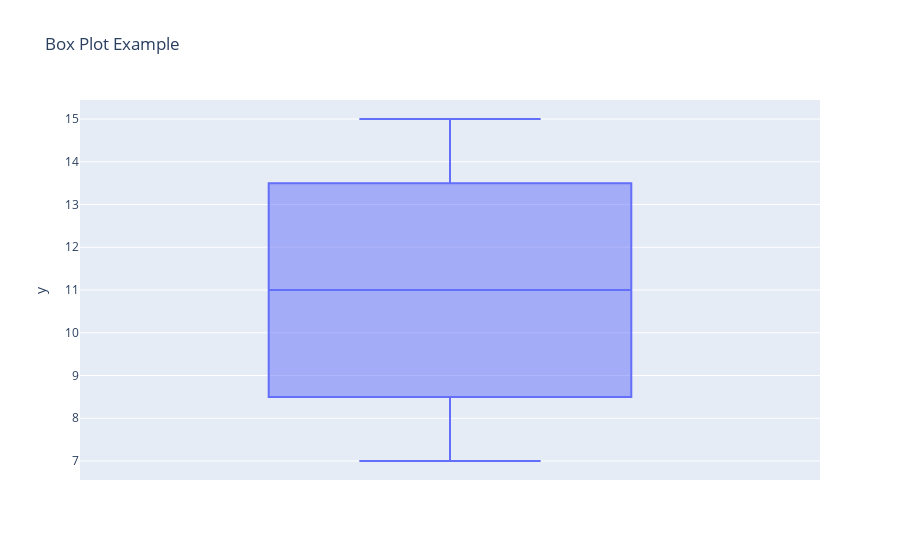

The notebook cell this image was saved under:
### Code cell
# Box Plot

fig = px.box(df, y='y', title="Box Plot Example")
fig.show()

### Figure 1 — Plotly figure (JSON) as saved in the notebook; plotly's stock layout.template omitted (floating-point values rounded to 4 significant figures)
{"data": [{"alignmentgroup": "True", "hovertemplate": "y=%{y}<extra></extra>", "legendgroup": "", "marker": {"color": "#636efa"}, "name": "", "notched": false, "offsetgroup": "", "orientation": "v", "showlegend": false, "type": "box", "x0": " ", "xaxis": "x", "y": [10, 15, 7, 12], "y0": " ", "yaxis": "y"}], "layout": {"boxmode": "group", "legend": {"tracegroupgap": 0}, "title": {"text": "Box Plot Example"}, "xaxis": {"anchor": "y", "domain": [0, 1]}, "yaxis": {"anchor": "x", "domain": [0, 1], "title": {"text": "y"}}}}
